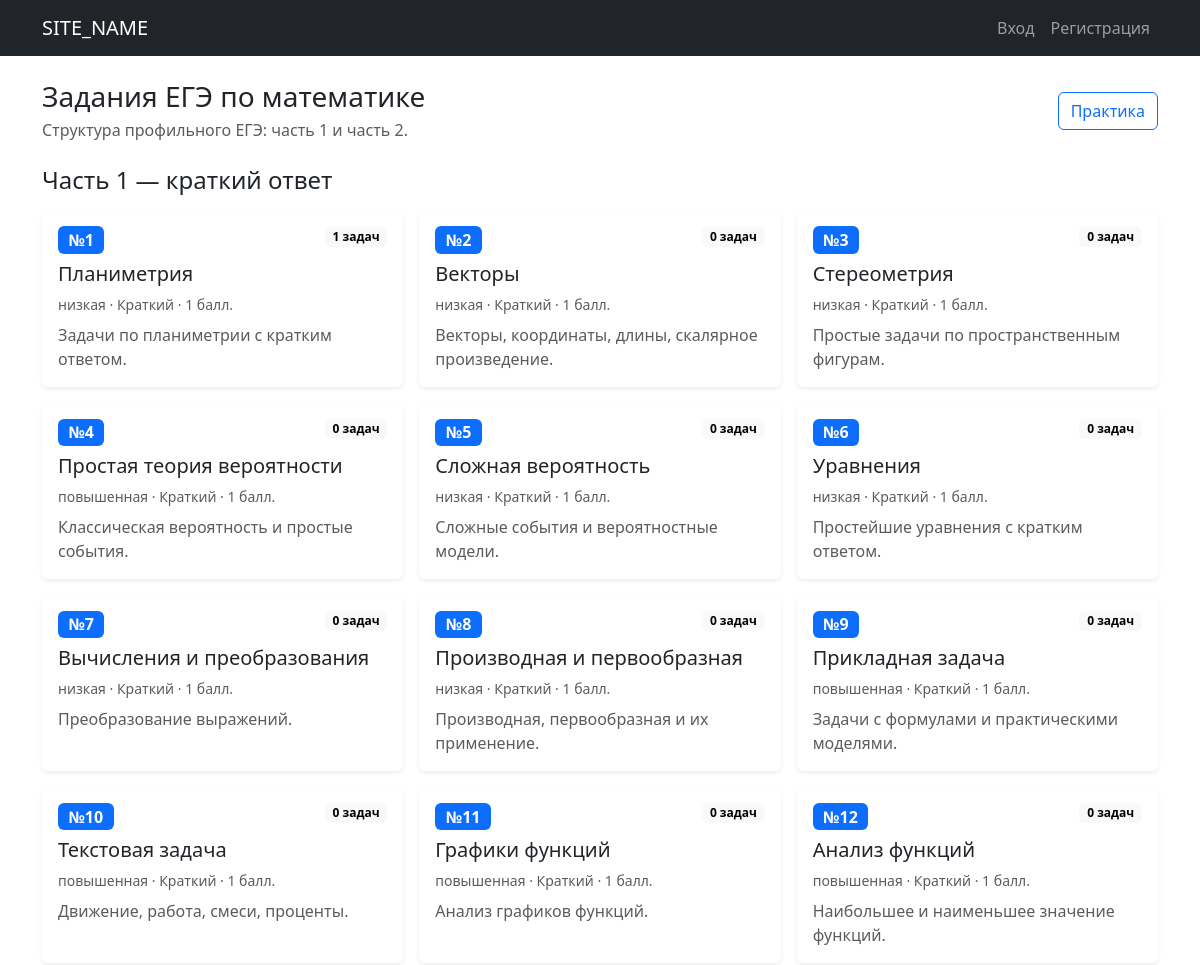
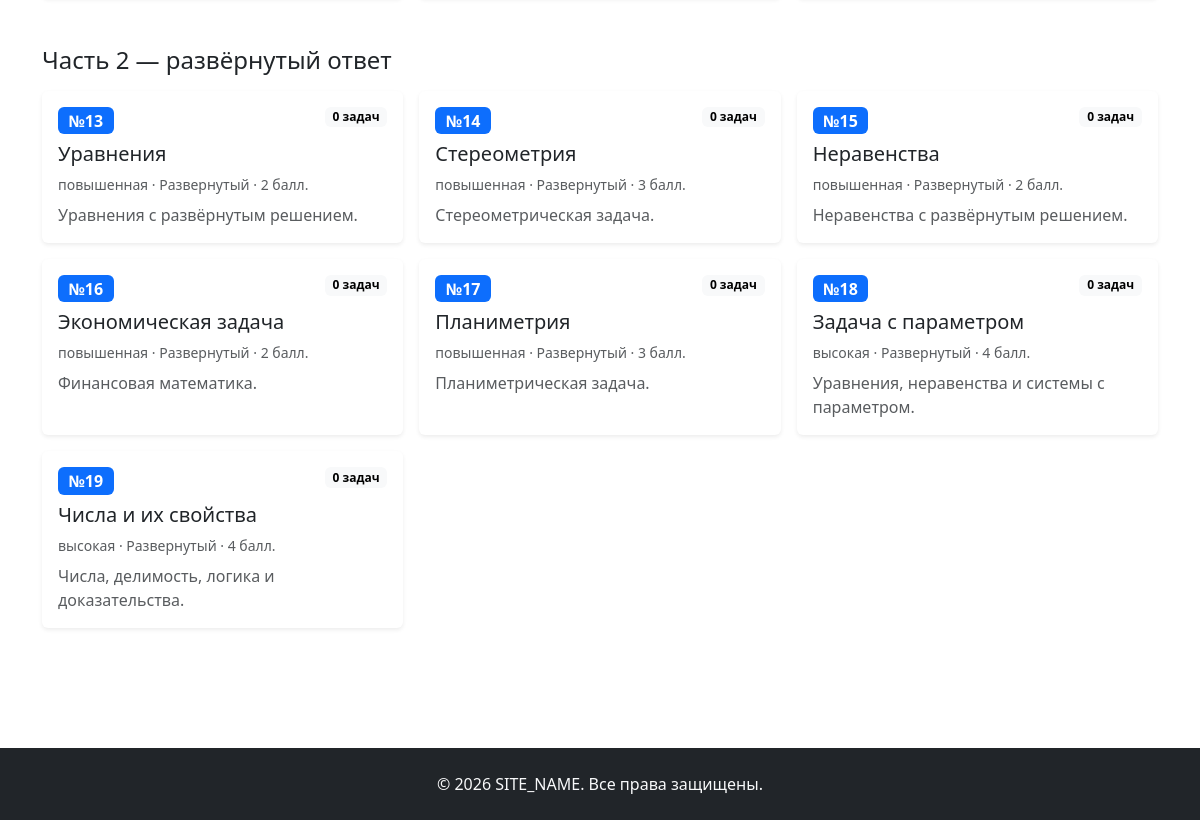
The page /tasks.php on the database its author committed (2 pictures, top to bottom).
### tables this page shows
CREATE TABLE `ege_task_types` (
  `id` int(11) NOT NULL,
  `task_number` int(11) NOT NULL,
  `part_number` tinyint(4) NOT NULL DEFAULT 1,
  `title` varchar(255) NOT NULL,
  `difficulty_level` varchar(30) NOT NULL DEFAULT 'низкая',
  `answer_format` varchar(30) NOT NULL DEFAULT 'Краткий',
  `max_score` tinyint(4) NOT NULL DEFAULT 1,
  `content_area` varchar(255) DEFAULT NULL,
  `short_description` text DEFAULT NULL,
  `sort_order` int(11) NOT NULL DEFAULT 0,
  `is_active` tinyint(1) NOT NULL DEFAULT 1,
  `created_at` timestamp NULL DEFAULT current_timestamp()
);

### includes/functions.php (called while the page is built, shortened)
<?php
function e($value) {
	return htmlspecialchars((string)$value, ENT_QUOTES, 'UTF-8');
}

### tasks.php (the view, shortened to what this page needs)
<?php
require_once __DIR__ . '/includes/functions.php';
require_once __DIR__ . '/authentication/auth.php';
$tasks = [];
try {
    $sql = "
        SELECT
            tt.*,
            COUNT(q.id) AS question_count
        FROM ege_task_types tt
        LEFT JOIN ege_questions q ON q.task_type_id = tt.id AND q.is_published = 1
        WHERE tt.is_active = 1
        GROUP BY tt.id
        ORDER BY tt.part_number, tt.task_number
    ";
    $result = $mysqli->query($sql);
    while ($row = $result->fetch_assoc()) {
        $tasks[] = $row;
    }
} catch (Throwable $exception) {
    $errorMessage = 'Не удалось загрузить задания ЕГЭ.';
}
$grouped = [1 => [], 2 => []];
foreach ($tasks as $task) {
    $part = (int)($task['part_number'] ?? ((int)$task['task_number'] <= 12 ? 1 : 2));
    $grouped[$part][] = $task;
}
require_once __DIR__ . '/includes/header.php';
?>
<div class="d-flex justify-content-between align-items-center mb-4 flex-wrap gap-2">
    <div>
        <h1 class="h3 mb-1">Задания ЕГЭ по математике</h1>
        <p class="text-muted mb-0">Структура профильного ЕГЭ: часть 1 и часть 2.</p>
    </div>
    <a class="btn btn-outline-primary" href="/practice.php">Практика</a>
</div>
<?php foreach ([1 => 'Часть 1 — краткий ответ', 2 => 'Часть 2 — развёрнутый ответ'] as $partNumber => $partTitle): ?>
    <section class="mb-5">
        <h2 class="h4 mb-3"><?= e($partTitle) ?></h2>
        <?php if (empty($grouped[$partNumber])): ?>
            <div class="alert alert-info">Задания этой части пока не добавлены.</div>
        <?php else: ?>
            <div class="row g-3">
                <?php foreach ($grouped[$partNumber] as $task): ?>
                    <div class="col-md-6 col-xl-4">
                        <a class="text-decoration-none text-reset" href="/task.php?number=<?= (int)$task['task_number'] ?>">
                            <article class="card border-0 shadow-sm h-100">
                                <div class="card-body">
                                    <div class="d-flex justify-content-between align-items-start gap-3 mb-2">
                                        <span class="badge text-bg-primary fs-6">№<?= e($task['task_number']) ?></span>
                                        <span class="badge text-bg-light"><?= (int)$task['question_count'] ?> задач</span>
                                    </div>
                                    <h3 class="h5 mb-2"><?= e($task['title']) ?></h3>
                                    <div class="small text-muted mb-2">
                                        <?= e($task['difficulty_level'] ?? '') ?>
                                        <?= !empty($task['answer_format']) ? ' · ' . e($task['answer_format']) : '' ?>
                                        <?= isset($task['max_score']) ? ' · ' . (int)$task['max_score'] . ' балл.' : '' ?>
                                    </div>
                                    <?php if (!empty($task['short_description'])): ?>
                                        <p class="text-muted mb-0"><?= e($task['short_description']) ?></p>
                                    <?php endif; ?>
                                </div>
                            </article>
                        </a>
                    </div>
                <?php endforeach; ?>
            </div>
        <?php endif; ?>
    </section>
<?php endforeach; ?>
<?php require_once __DIR__ . '/includes/footer.php'; ?>

### rows shown on the page
ege_task_types: task_number "1", question_count "1", title "Планиметрия", difficulty_level "низкая", answer_format "Краткий", max_score "1", short_description "Задачи по планиметрии с кратким ответом."
ege_task_types: task_number "2", question_count "0", title "Векторы", difficulty_level "низкая", answer_format "Краткий", max_score "1", short_description "Векторы, координаты, длины, скалярное произведение."
ege_task_types: task_number "3", question_count "0", title "Стереометрия", difficulty_level "низкая", answer_format "Краткий", max_score "1", short_description "Простые задачи по пространственным фигурам."
ege_task_types: task_number "4", question_count "0", title "Простая теория вероятности", difficulty_level "повышенная", answer_format "Краткий", max_score "1", short_description "Классическая вероятность и простые события."
ege_task_types: task_number "5", question_count "0", title "Сложная вероятность", difficulty_level "низкая", answer_format "Краткий", max_score "1", short_description "Сложные события и вероятностные модели."
ege_task_types: task_number "6", question_count "0", title "Уравнения", difficulty_level "низкая", answer_format "Краткий", max_score "1", short_description "Простейшие уравнения с кратким ответом."
ege_task_types: task_number "7", question_count "0", title "Вычисления и преобразования", difficulty_level "низкая", answer_format "Краткий", max_score "1", short_description "Преобразование выражений."
ege_task_types: task_number "8", question_count "0", title "Производная и первообразная", difficulty_level "низкая", answer_format "Краткий", max_score "1", short_description "Производная, первообразная и их применение."
ege_task_types: task_number "9", question_count "0", title "Прикладная задача", difficulty_level "повышенная", answer_format "Краткий", max_score "1", short_description "Задачи с формулами и практическими моделями."
ege_task_types: task_number "10", question_count "0", title "Текстовая задача", difficulty_level "повышенная", answer_format "Краткий", max_score "1", short_description "Движение, работа, смеси, проценты."
ege_task_types: task_number "11", question_count "0", title "Графики функций", difficulty_level "повышенная", answer_format "Краткий", max_score "1", short_description "Анализ графиков функций."
ege_task_types: task_number "12", question_count "0", title "Анализ функций", difficulty_level "повышенная", answer_format "Краткий", max_score "1", short_description "Наибольшее и наименьшее значение функций."
ege_task_types: task_number "13", question_count "0", title "Уравнения", difficulty_level "повышенная", answer_format "Развернутый", max_score "2", short_description "Уравнения с развёрнутым решением."
ege_task_types: task_number "14", question_count "0", title "Стереометрия", difficulty_level "повышенная", answer_format "Развернутый", max_score "3", short_description "Стереометрическая задача."
ege_task_types: task_number "15", question_count "0", title "Неравенства", difficulty_level "повышенная", answer_format "Развернутый", max_score "2", short_description "Неравенства с развёрнутым решением."
ege_task_types: task_number "16", question_count "0", title "Экономическая задача", difficulty_level "повышенная", answer_format "Развернутый", max_score "2", short_description "Финансовая математика."
ege_task_types: task_number "17", question_count "0", title "Планиметрия", difficulty_level "повышенная", answer_format "Развернутый", max_score "3", short_description "Планиметрическая задача."
ege_task_types: task_number "18", question_count "0", title "Задача с параметром", difficulty_level "высокая", answer_format "Развернутый", max_score "4", short_description "Уравнения, неравенства и системы с параметром."
ege_task_types: task_number "19", question_count "0", title "Числа и их свойства", difficulty_level "высокая", answer_format "Развернутый", max_score "4", short_description "Числа, делимость, логика и доказательства."

### other values the page prints
SITE_NAME "SITE_NAME"
$partTitle "Часть 1 — краткий ответ"
$partTitle "Часть 2 — развёрнутый ответ"
